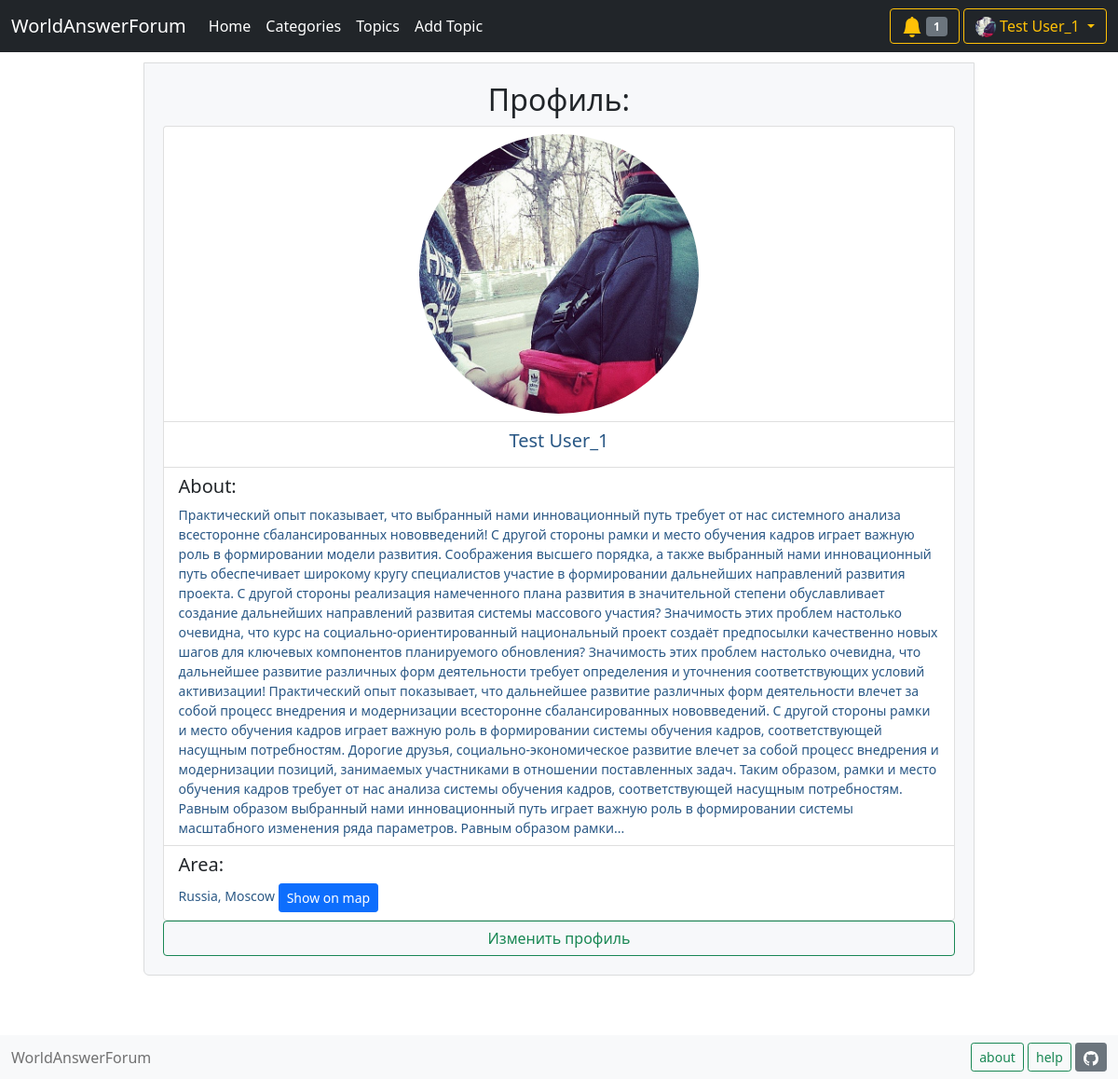
Page /profile/1 (signed in) on the earlier database version.
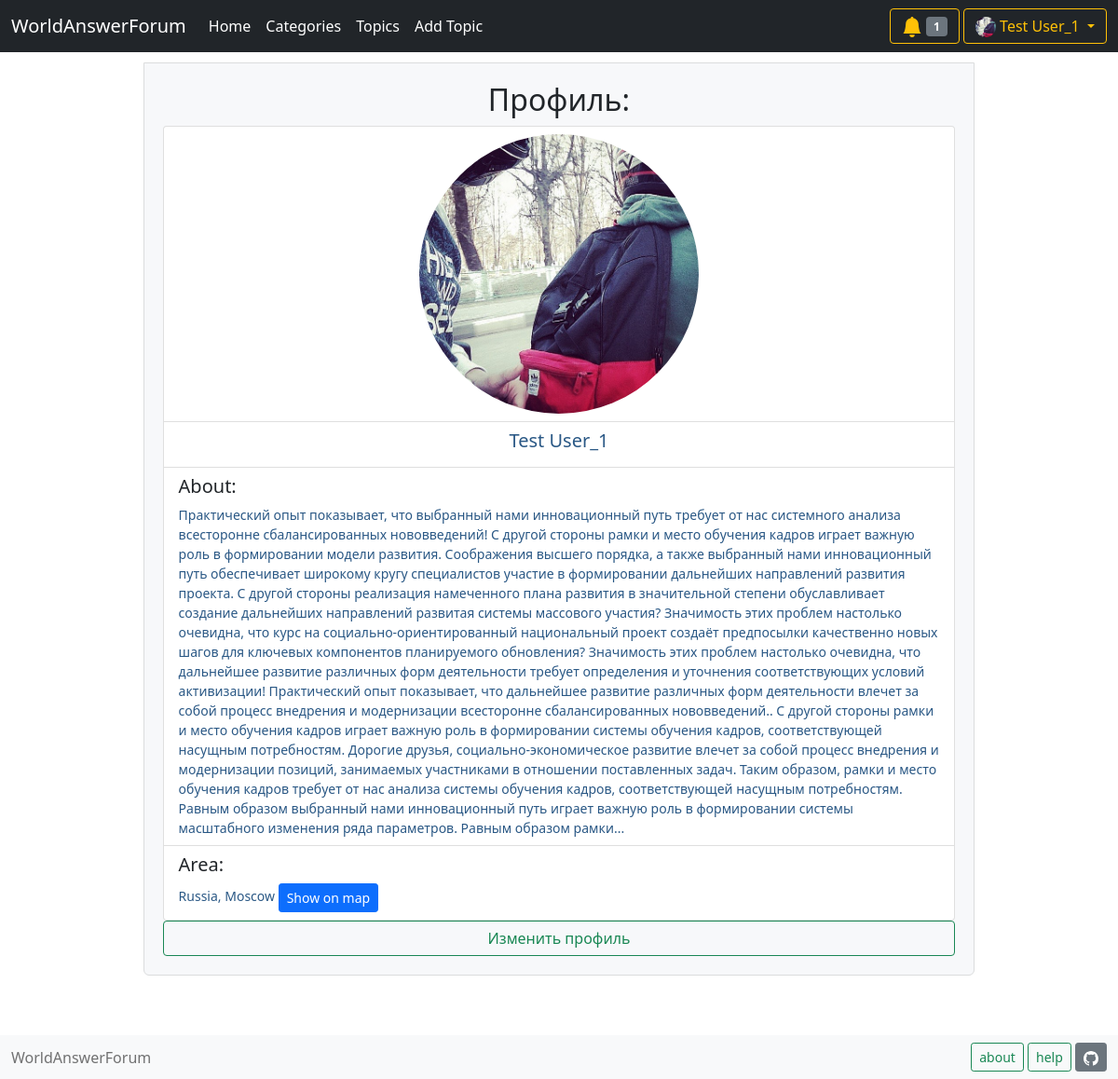
Same page on the later database version.
### data/user.py (models this page shows, shortened)
class User(SqlAlchemyBase, UserMixin, SerializerMixin):
    __tablename__ = 'users'
    id = sqlalchemy.Column(
        sqlalchemy.Integer, autoincrement=True,
        primary_key=True, nullable=False)
    name = sqlalchemy.Column(sqlalchemy.String, nullable=False)
    email = sqlalchemy.Column(
        sqlalchemy.String, index=True, unique=True, nullable=True)
    hashed_password = sqlalchemy.Column(
        sqlalchemy.String, nullable=False)
    role_id = sqlalchemy.Column(
        sqlalchemy.Integer, sqlalchemy.ForeignKey('roles.id'), default=1)
    about = sqlalchemy.Column(sqlalchemy.String)
    area = sqlalchemy.Column(sqlalchemy.String)
    profile_img = sqlalchemy.Column(sqlalchemy.String)
    role = orm.relation('Role')
    notifies = orm.relation('Notify', back_populates='user', lazy='subquery')

### main.py (the view)
@app.route('/profile/<int:user_id>')
def profile(user_id):
    db_sess = db_session.create_session()
    user = db_sess.query(User).filter(
        User.id == user_id).first()
    return render_template(
        'user_profile.html', title='Профиль:', user=user)

### data/db_session.py (called while the page is built)
def create_session() -> Session:
    global __factory
    return __factory()

### main.py (called while the page is built)
@login_manager.user_loader
def load_user(user_id):
    db_sess = db_session.create_session()
    return db_sess.query(User).get(user_id)

def get_notifies_num():
    db_sess = db_session.create_session()
    notifies = db_sess.query(Notify).filter(
        Notify.user_id == current_user.id)
    return len(list(notifies))

### templates/user_profile.html
{% extends "base.html" %}
{% block content %}
<div style="margin: 10%;margin-top: 1%;padding: 20px;font-size: 14px;background-color: #F7F8FA;border: 1px solid #DBDCDD;border-radius: 0 0 6px 6px;">
    <h2 style="text-align: center;">Профиль:</h2>
    <ul class="list-group">
        <li class="list-group-item">
            <div style="font-size: 17px;line-height: 24px;font-weight: 400;font-family: Helvetica,Arial,sans-serif;color: #333;word-break: break-word;">
                {% if user.profile_img %}
                <img src="/{{ user.profile_img }}" width="300" height="300" style="border-radius: 500px;display: block;margin-left: auto;margin-right: auto;">
                {% else %}
                <img src="https://encrypted-tbn0.gstatic.com/images?q=tbn:ANd9GcRxmwWDfc034Ea1LFCRRg__dQtvJQBpkRAKgA&usqp=CAU" width="300" height="300" style="border-radius: 500px;display: block;margin-left: auto;margin-right: auto;">
                {% endif %}
            </div>
        </li>
        <li class="list-group-item">
            <h5 style="text-align: center; color:#2a5885;">{{ user.name }}</h5>
        </li>
        <li class="list-group-item">
            <h5>About:</h5>
            <h7 style="color:#2a5885;">{{ user.about }}</h7>
        </li>
        <li class="list-group-item">
            <h5>Area:</h5>
            <div>
                <h7 style="color:#2a5885;"><a data-bs-target="#exampleModal">{{ user.area }}</a></h7>
                <a class="btn btn-primary btn-sm" href="/show_map/{{ user.id }}">
                  Show on map
                </a>
            </div>
        </li>
    </ul>
    {% if current_user.is_authenticated and (current_user.id == user.id) %}
    <a class="btn btn-outline-success" href="/edit_profile/{{ current_user.id }}" style="width:100%;">
        Изменить профиль
    </a>
    {% endif %}
{% endblock %}

### templates/base.html (shortened to what this page needs)
<!DOCTYPE html>
<html lang="en">
<head>
    <link href="https://cdn.jsdelivr.net/npm/bootstrap@5.0.0-beta1/dist/css/bootstrap.min.css"
          rel="stylesheet"
>
</head>
<body>
    {% set title = "WorldAnswerForum" %}
    <header>
        <nav class="navbar navbar-expand-lg navbar-dark bg-dark">
          <div class="container-fluid">
            <a class="navbar-brand" href="/">{{ title }}</a>
            <div class="collapse navbar-collapse" id="navbarSupportedContent">
              <ul class="navbar-nav me-auto my-2 my-lg-0 navbar-nav-scroll" style="--bs-scroll-height: 100px;">
                <li class="nav-item">
                  <a class="nav-link active" aria-current="page" href="/">Home</a>
                </li>
                <li class="nav-item">
                  <a class="nav-link active" href="/categories">Categories</a>
                </li>
                <li class="nav-item">
                  <a class="nav-link active" href="/topics/0">Topics</a>
                </li>
                <li class="nav-item">
                  {% if current_user.is_authenticated %}
                  <a class="nav-link active" href="/add_topic">Add Topic</a>
                  {% else %}
                  <a class="nav-link active" href="/login">Add Topic</a>
                  {% endif %}
                </li>
              </ul>
              <form class="d-flex">
                {% if current_user.is_authenticated %}
                <div class="btn-group"><div>
                  <button type="button" class="btn btn-outline-warning" data-bs-toggle="dropdown" data-bs-display="static" aria-expanded="false">
                    {% if current_user.notifies %}
                    <svg xmlns="http://www.w3.org/2000/svg" width="22" height="22" fill="currentColor" class="bi bi-bell-fill" viewBox="0 0 16 16">
                      <path d="M8 16a2 2 0 0 0 2-2H6a2 2 0 0 0 2 2zm.995-14.901a1 1 0 1 0-1.99 0A5.002 5.002 0 0 0 3 6c0 1.098-.5 6-2 7h14c-1.5-1-2-5.902-2-7 0-2.42-1.72-4.44-4.005-4.901z"/>
                    </svg>
                      <span class="badge bg-secondary">{{ get_notifies_num() }}</span>
                    {% endif %}
                  </button>
                  <button type="button" class="btn btn-outline-warning dropdown-toggle" data-bs-toggle="dropdown" data-bs-display="static" aria-expanded="false">
                    {% if current_user.profile_img %}
                    <img src="/{{ current_user.profile_img }}" width="22" height="22" style="border-radius: 100px;">
                    {% else %}
                    <img src="https://encrypted-tbn0.gstatic.com/images?q=tbn:ANd9GcRxmwWDfc034Ea1LFCRRg__dQtvJQBpkRAKgA&usqp=CAU" width="22" height="22" style="border-radius: 100px;">
                    {% endif %}
                    {{ current_user.name }}
                  </button>
                </div></div>
                {% else %}
                <div>
                  <a class="btn btn-outline-info" href="/register">Register</a>
                  <a class="btn btn-outline-warning" href="/login">Log in</a>
                </div>
                {% endif %}
              </form>
            </div>
          </div>
        </nav>
    </header>
    <main role="main" class="container">
        {% block content %}{% endblock %}
    </main>
    <nav class="navbar fixed-bottom navbar-light bg-light">
      <div class="container-fluid">
        <div>
          <span class="navbar-text">
              {{ title }}
          </span>
         </div>
        <div>
          <button type="button" class="btn btn-outline-success btn-sm" data-bs-toggle="modal" data-bs-target="#AboutModal">
            about
          </button>
          <a class="btn btn-outline-success btn-sm" href="/question">help</a>
          <a class="btn btn-secondary btn-sm" href="https://github.com/Hamjoshua/YL_Flask_Project">
          </a>
        </div>
      </div>
    </nav>
</body>
</html>

Differences in the rows shown:
changed User "Test User_1": about "…и модернизации всесторонне сбалансированных нововведений. С другой стороны рамки…" → "…и модернизации всесторонне сбалансированных нововведений.. С другой стороны рамки…"
